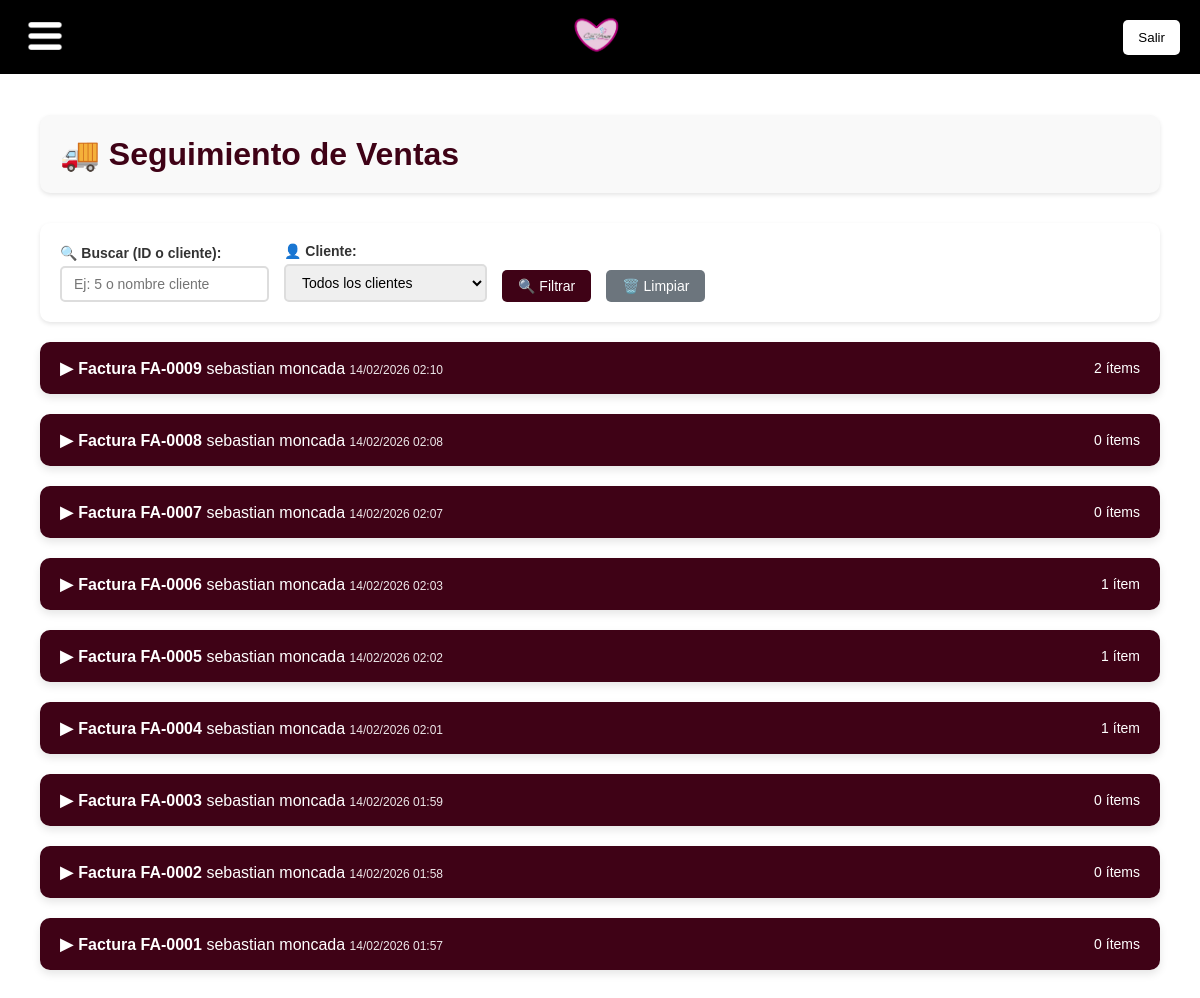
Screenshot of /seguimiento-ventas/ with the database file from the repository.
### app_alejandra/models.py (models this page shows, shortened)
class Venta(models.Model):
    cliente = models.ForeignKey('Cliente', on_delete=models.CASCADE)
    fecha = models.DateTimeField(auto_now_add=True)
    numero = models.CharField(max_length=20, unique=True, blank=True, null=True, help_text="Ej: FA-0001")

class Cliente(models.Model):
    TIPOS_DOCUMENTO = [
        ('CC', 'Cédula de Ciudadanía'),
        ('NIT', 'Número de Identificación Tributaria'),
        ('CE', 'Cédula de Extranjería'),
        ('PAS', 'Pasaporte'),
        ('SIN', 'Sin Documento'),
    ]
    tipo_documento = models.CharField(max_length=3, choices=TIPOS_DOCUMENTO, default='CC')
    documento = models.CharField(max_length=50, blank=True, null=True, help_text="Opcional - puede quedar vacío")
    nombre = models.CharField(max_length=200, unique=True)
    telefono = models.CharField(max_length=15, blank=True, null=True)
    email = models.EmailField(blank=True, null=True)
    direccion = models.TextField(blank=True, null=True)

### app_alejandra/views.py (the view, shortened to what this page needs)
# urls.py: path('seguimiento-ventas/', views.seguimiento_ventas_view, name='seguimiento_ventas'),
def seguimiento_ventas_view(request):
    search = request.GET.get('search', '')
    cliente_id = request.GET.get('cliente', '')
    per_page = max(5, min(50, int(request.GET.get('per_page', 10))))
    page = request.GET.get('page', 1)
    ventas_qs = Venta.objects.prefetch_related(
        'lineas__producto',
        'lineas__color',
        'lineas__despachos',
        'cliente'
    ).order_by('-fecha')
    if search:
        if search.isdigit():
            ventas_qs = ventas_qs.filter(id=search)
        else:
            ventas_qs = ventas_qs.filter(cliente__nombre__icontains=search)
    if cliente_id:
        ventas_qs = ventas_qs.filter(cliente_id=cliente_id)
    from django.core.paginator import Paginator
    paginator = Paginator(ventas_qs, per_page)
    ventas_page = paginator.get_page(page)
    clientes = Cliente.objects.all().order_by('nombre')
    return render(request, 'seguimiento_ventas.html', {
        'ventas': ventas_page,
        'clientes': clientes,
        'search_query': search,
        'cliente_filter': cliente_id,
        'per_page': per_page,
        'page': page,
    })

### app_alejandra/models.py (called while the page is built)
    @property
    def cantidad_pendiente(self):
        return self.cantidad - self.cantidad_despachada

### app_alejandra/templates/seguimiento_ventas.html (shortened to what this page needs)
{% extends "base.html" %}
{% block content %}
<div class="main-container">
    <div class="header-section">
        <h1>🚚 Seguimiento de Ventas</h1>
    </div>
    <div class="filters-section">
        <form method="GET" id="filtersForm">
            <div class="filters-row">
                <div class="filter-group">
                    <label for="search">🔍 Buscar (ID o cliente):</label>
                    <input type="text" name="search" id="search" value="{{ search_query }}" placeholder="Ej: 5 o nombre cliente">
                </div>
                <div class="filter-group">
                    <label for="cliente">👤 Cliente:</label>
                    <select name="cliente" id="cliente">
                        <option value="">Todos los clientes</option>
                    </select>
                </div>
                <button type="submit" class="btn-filter">🔍 Filtrar</button>
                <a href="{% url 'seguimiento_ventas' %}" class="btn-clear">🗑️ Limpiar</a>
            </div>
        </form>
    </div>
    {% for venta in ventas %}
    <div class="venta-card">
        <div class="venta-header" onclick="toggleVenta({{ venta.id }})">
            <div class="venta-info">
                <span class="collapse-arrow collapsed" id="arrow-{{ venta.id }}">▶</span>
                <strong>Factura {{ venta.numero|default:venta.id }}</strong>
                <span>{{ venta.cliente.nombre }}</span>
                <span style="font-size: 12px; opacity: 0.9;">{{ venta.fecha|date:"d/m/Y H:i" }}</span>
            </div>
            <div style="font-size: 14px;">
                {{ venta.lineas.count }} ítem{{ venta.lineas.count|pluralize }}
            </div>
        </div>
    </div>
    {% endfor %}
</div>
{% endblock %}

### app_alejandra/templates/seguimiento_ventas.html (style rules this page uses)
.main-container { max-width: 1400px; margin: 0 auto; padding: 20px; }
.header-section { display: flex; justify-content: space-between; align-items: center; margin-bottom: 30px; padding: 20px; background-color: #f9f9f9; border-radius: 10px; box-shadow: 0 2px 4px rgba(0, 0, 0, 0.1); }
.header-section h1 { color: #3F0216; margin: 0; }
.filters-section { background-color: white; border-radius: 10px; box-shadow: 0 2px 4px rgba(0, 0, 0, 0.1); padding: 20px; margin-bottom: 20px; }
.filters-row { display: flex; gap: 15px; align-items: end; flex-wrap: wrap; }
.filter-group { display: flex; flex-direction: column; min-width: 150px; }
.filter-group label { font-weight: bold; margin-bottom: 5px; color: #333; font-size: 14px; }
.filter-group input, .filter-group select { padding: 8px 12px; border: 2px solid #ddd; border-radius: 5px; font-size: 14px; }
.btn-filter { background-color: #3F0216; color: white; border: none; border-radius: 5px; padding: 8px 16px; cursor: pointer; font-size: 14px; height: fit-content; }
.btn-clear { background-color: #6c757d; color: white; border: none; border-radius: 5px; padding: 8px 16px; cursor: pointer; font-size: 14px; height: fit-content; text-decoration: none; display: inline-block; }
.venta-card { background-color: white; border-radius: 10px; box-shadow: 0 4px 8px rgba(0, 0, 0, 0.1); margin-bottom: 20px; overflow: hidden; }
.venta-header { background-color: #3F0216; color: white; padding: 15px 20px; display: flex; justify-content: space-between; align-items: center; cursor: pointer; }
.collapse-arrow { font-size: 18px; transition: transform 0.3s ease; display: inline-block; }
.collapse-arrow.collapsed { transform: rotate(0deg); }

### rows the page displays
Venta: numero "FA-0009", cliente.nombre "sebastian moncada", fecha "14/02/2026 02:10", lineas.count "2"
Venta: numero "FA-0008", cliente.nombre "sebastian moncada", fecha "14/02/2026 02:08", lineas.count "0"
Venta: numero "FA-0007", cliente.nombre "sebastian moncada", fecha "14/02/2026 02:07", lineas.count "0"
Venta: numero "FA-0006", cliente.nombre "sebastian moncada", fecha "14/02/2026 02:03", lineas.count "1"
Venta: numero "FA-0005", cliente.nombre "sebastian moncada", fecha "14/02/2026 02:02", lineas.count "1"
Venta: numero "FA-0004", cliente.nombre "sebastian moncada", fecha "14/02/2026 02:01", lineas.count "1"
Venta: numero "FA-0003", cliente.nombre "sebastian moncada", fecha "14/02/2026 01:59", lineas.count "0"
Venta: numero "FA-0002", cliente.nombre "sebastian moncada", fecha "14/02/2026 01:58", lineas.count "0"
Venta: numero "FA-0001", cliente.nombre "sebastian moncada", fecha "14/02/2026 01:57", lineas.count "0"
